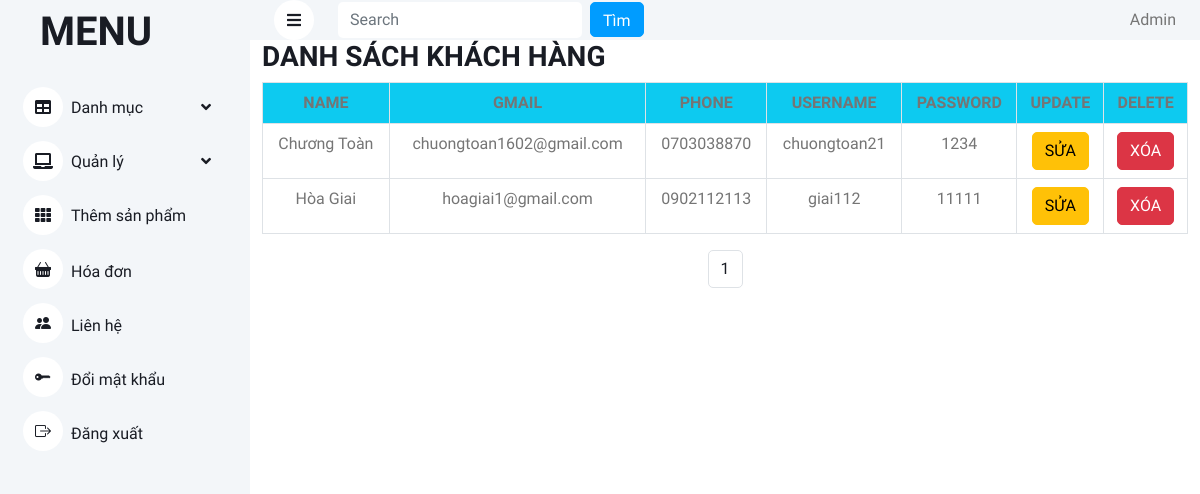
The app's page /index.php?action=quanly (signed in) with its own data.
### tables this page shows
CREATE TABLE `khachhang` (
  `makh` int(30) NOT NULL,
  `tenkh` varchar(128) NOT NULL,
  `email` varchar(50) NOT NULL,
  `sodienthoai` varchar(11) NOT NULL,
  `taikhoan` varchar(50) NOT NULL,
  `matkhau` varchar(50) NOT NULL
);

### Model/connect.php (called while the page is built, shortened)
<?php
class connect
{
	var $db=null;
	public function __construct()
	{
		$dsn='mysql:host=localhost;dbname=shopbalo';
		$user='root';
		$pass='';
		$this->db=new PDO($dsn,$user,$pass,array(PDO::MYSQL_ATTR_INIT_COMMAND=>"SET NAMES utf8"));
	}
	public function getList($select)
	{
		$results=$this->db->query($select);
		return($results);
	}
}
?>

### Model/khachhang.php (called while the page is built, shortened)
<?php
   class khachhang {
      function getALL() {
         $db = new connect();
         $select = "SELECT * FROM khachhang";
         $result = $db->getList($select);
         return $result;
      }
      function getKH1to6($start, $limit) {
         $db = new connect();
         $select = "SELECT * FROM khachhang LIMIT $start, $limit";
         $result = $db->getList($select);
         return $result;
      }
   }

### View/danhsachkh.php (the view, shortened to what this page needs)
<div class="container">
    <div class="row">
        <div class="col-lg-12">
            <div class="cart">
                <div class="cart-header">
                    <h3>DANH SÁCH KHÁCH HÀNG</h3>
                </div>
                <div class="cart-body">
                    <table class="table table-bordered">
                        <thead>
                            <tr class="text-center bg-info">
                                <th>NAME</th>
                                <th>GMAIL</th>
                                <th>PHONE</th>
                                <th>USERNAME</th>
                                <th>PASSWORD</th>
                                <th>UPDATE</th>
                                <th>DELETE</th>
                            </tr>
                        </thead>
                        <tbody>
                            <?php
                            $kh = new khachhang();
                            if (isset ($_GET['action']) && $_GET['action'] == 'quanly' && !isset ($_GET['act'])) {
                                if(isset($_GET['page'])) {
                                    $get_trang = $_GET['page'];
                                }else {
                                    $get_trang = "";
                                }
                                if($get_trang == "" || $get_trang == 1) {
                                    $trang = 0;
                                }else {
                                    $trang = ($get_trang*6)-6;
                                }
                                $kq = $kh->getKH1to6($trang, 6);
                            }
                            while ($set = $kq->fetch()) {
                                ?>
                                <tr class="text-center">
                                    <td>
                                        <?php echo $set['tenkh'] ?>
                                    </td>
                                    <td>
                                        <?php echo $set['email'] ?>
                                    </td>
                                    <td>
                                        <?php echo $set['sodienthoai'] ?>
                                    </td>
                                    <td>
                                        <?php echo $set['taikhoan'] ?>
                                    </td>
                                    <td>
                                        <?php echo $set['matkhau'] ?>
                                    </td>
                                    <td><a href="index.php?action=quanly&act=editkh&id=<?php echo $set['makh']; ?>"
                                            class="btn btn-warning">SỬA</a></td>
                                    <td><a href="index.php?action=quanly&act=deleteKH&id=<?php echo $set['makh']; ?>"
                                            class="btn btn-danger">XÓA</a></td>
                                </tr>
                            <?php } ?>
                        </tbody>
                    </table>
                    <nav class="d-flex justify-content-center" aria-label="Page navigation example">
                        <ul class="pagination">
                            <?php
                                $a = $kh->getALL()->rowCount();
                                $ketqua = ceil($a/6);
                                for($i=1; $i<=$ketqua;$i++) {
                            ?>
                            <li class="page-item"><a class="page-link text-dark" href="index.php?action=quanly&page=<?php echo $i?>"><?php echo $i?></a></li>
                            <?php }?>
                        </ul>
                    </nav>
                </div>
            </div>
        </div>
    </div>
</div>

### Content/css/style.css (style rules this page uses)
:root { --primary: #009CFF; --light: #F3F6F9; --dark: #191C24; }
.btn { transition: .5s; }

### records on screen
khachhang: tenkh "Chương Toàn", email "chuongtoan1602@gmail.com", sodienthoai "0703038870", taikhoan "chuongtoan21", matkhau "1234"
khachhang: tenkh "Hòa Giai", email "hoagiai1@gmail.com", sodienthoai "0902112113", taikhoan "giai112", matkhau "11111"
